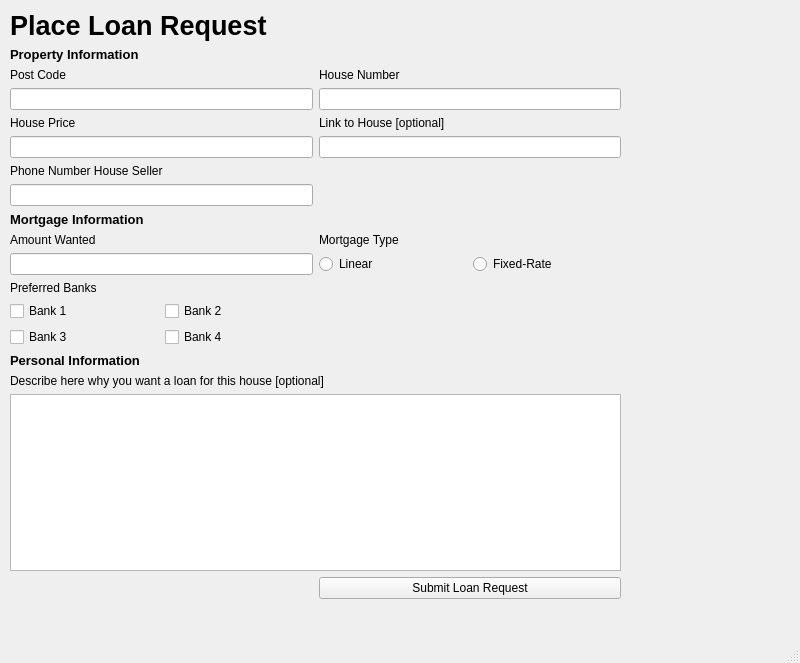
<?xml version="1.0" encoding="UTF-8"?>
<ui version="4.0">
 <class>MainWindow</class>
 <widget class="QMainWindow" name="MainWindow">
  <property name="geometry">
   <rect>
    <x>0</x>
    <y>0</y>
    <width>800</width>
    <height>663</height>
   </rect>
  </property>
  <property name="windowTitle">
   <string>MainWindow</string>
  </property>
  <widget class="QWidget" name="centralwidget">
   <widget class="QWidget" name="gridLayoutWidget">
    <property name="geometry">
     <rect>
      <x>10</x>
      <y>10</y>
      <width>611</width>
      <height>589</height>
     </rect>
    </property>
    <layout class="QGridLayout" name="gridLayout">
     <item row="5" column="0">
      <widget class="QLineEdit" name="lineEdit_3"/>
     </item>
     <item row="0" column="0">
      <widget class="QLabel" name="label">
       <property name="font">
        <font>
         <pointsize>20</pointsize>
         <weight>75</weight>
         <bold>true</bold>
        </font>
       </property>
       <property name="text">
        <string>Place Loan Request</string>
       </property>
      </widget>
     </item>
     <item row="3" column="1">
      <widget class="QLineEdit" name="lineEdit_2"/>
     </item>
     <item row="2" column="0">
      <widget class="QLabel" name="label_2">
       <property name="font">
        <font>
         <pointsize>9</pointsize>
        </font>
       </property>
       <property name="text">
        <string>Post Code</string>
       </property>
      </widget>
     </item>
     <item row="3" column="0">
      <widget class="QLineEdit" name="lineEdit"/>
     </item>
     <item row="17" column="1">
      <widget class="QPushButton" name="pushButton">
       <property name="text">
        <string>Submit Loan Request</string>
       </property>
      </widget>
     </item>
     <item row="5" column="1">
      <widget class="QLineEdit" name="lineEdit_4"/>
     </item>
     <item row="7" column="0">
      <widget class="QLineEdit" name="lineEdit_7"/>
     </item>
     <item row="8" column="0">
      <widget class="QLabel" name="label_10">
       <property name="font">
        <font>
         <pointsize>10</pointsize>
         <weight>75</weight>
         <bold>true</bold>
        </font>
       </property>
       <property name="text">
        <string>Mortgage Information</string>
       </property>
      </widget>
     </item>
     <item row="2" column="1">
      <widget class="QLabel" name="label_3">
       <property name="font">
        <font>
         <pointsize>9</pointsize>
        </font>
       </property>
       <property name="text">
        <string>House Number</string>
       </property>
      </widget>
     </item>
     <item row="9" column="1">
      <widget class="QLabel" name="label_7">
       <property name="font">
        <font>
         <pointsize>9</pointsize>
        </font>
       </property>
       <property name="text">
        <string>Mortgage Type</string>
       </property>
      </widget>
     </item>
     <item row="10" column="0">
      <widget class="QLineEdit" name="lineEdit_5"/>
     </item>
     <item row="4" column="0">
      <widget class="QLabel" name="label_4">
       <property name="font">
        <font>
         <pointsize>9</pointsize>
        </font>
       </property>
       <property name="text">
        <string>House Price</string>
       </property>
      </widget>
     </item>
     <item row="9" column="0">
      <widget class="QLabel" name="label_6">
       <property name="font">
        <font>
         <pointsize>9</pointsize>
        </font>
       </property>
       <property name="text">
        <string>Amount Wanted</string>
       </property>
      </widget>
     </item>
     <item row="6" column="0">
      <widget class="QLabel" name="label_11">
       <property name="text">
        <string>Phone Number House Seller</string>
       </property>
      </widget>
     </item>
     <item row="10" column="1">
      <layout class="QGridLayout" name="gridLayout_2">
       <item row="0" column="0">
        <widget class="QRadioButton" name="radioButton">
         <property name="text">
          <string>Linear</string>
         </property>
        </widget>
       </item>
       <item row="0" column="1">
        <widget class="QRadioButton" name="radioButton_2">
         <property name="text">
          <string>Fixed-Rate</string>
         </property>
        </widget>
       </item>
      </layout>
     </item>
     <item row="11" column="0">
      <widget class="QLabel" name="label_12">
       <property name="text">
        <string>Preferred Banks</string>
       </property>
      </widget>
     </item>
     <item row="4" column="1">
      <widget class="QLabel" name="label_5">
       <property name="font">
        <font>
         <pointsize>9</pointsize>
        </font>
       </property>
       <property name="text">
        <string>Link to House [optional]</string>
       </property>
      </widget>
     </item>
     <item row="1" column="0">
      <widget class="QLabel" name="label_9">
       <property name="font">
        <font>
         <pointsize>10</pointsize>
         <weight>75</weight>
         <bold>true</bold>
        </font>
       </property>
       <property name="text">
        <string>Property Information</string>
       </property>
      </widget>
     </item>
     <item row="15" column="0" colspan="2">
      <widget class="QLabel" name="label_8">
       <property name="font">
        <font>
         <pointsize>9</pointsize>
         <weight>50</weight>
         <bold>false</bold>
        </font>
       </property>
       <property name="text">
        <string>Describe here why you want a loan for this house [optional]</string>
       </property>
      </widget>
     </item>
     <item row="14" column="0">
      <widget class="QLabel" name="label_13">
       <property name="font">
        <font>
         <pointsize>10</pointsize>
         <weight>75</weight>
         <bold>true</bold>
        </font>
       </property>
       <property name="text">
        <string>Personal Information</string>
       </property>
      </widget>
     </item>
     <item row="13" column="0">
      <layout class="QGridLayout" name="gridLayout_4">
       <item row="0" column="1">
        <widget class="QCheckBox" name="checkBox_2">
         <property name="text">
          <string>Bank 2</string>
         </property>
        </widget>
       </item>
       <item row="0" column="0">
        <widget class="QCheckBox" name="checkBox">
         <property name="text">
          <string>Bank 1</string>
         </property>
        </widget>
       </item>
       <item row="1" column="0">
        <widget class="QCheckBox" name="checkBox_3">
         <property name="text">
          <string>Bank 3</string>
         </property>
        </widget>
       </item>
       <item row="1" column="1">
        <widget class="QCheckBox" name="checkBox_4">
         <property name="text">
          <string>Bank 4</string>
         </property>
        </widget>
       </item>
      </layout>
     </item>
     <item row="13" column="1">
      <layout class="QGridLayout" name="gridLayout_5"/>
     </item>
     <item row="16" column="0" colspan="2">
      <widget class="QTextEdit" name="textEdit"/>
     </item>
    </layout>
   </widget>
  </widget>
  <widget class="QMenuBar" name="menubar">
   <property name="geometry">
    <rect>
     <x>0</x>
     <y>0</y>
     <width>800</width>
     <height>27</height>
    </rect>
   </property>
  </widget>
  <widget class="QStatusBar" name="statusbar"/>
 </widget>
 <resources/>
 <connections/>
</ui>
